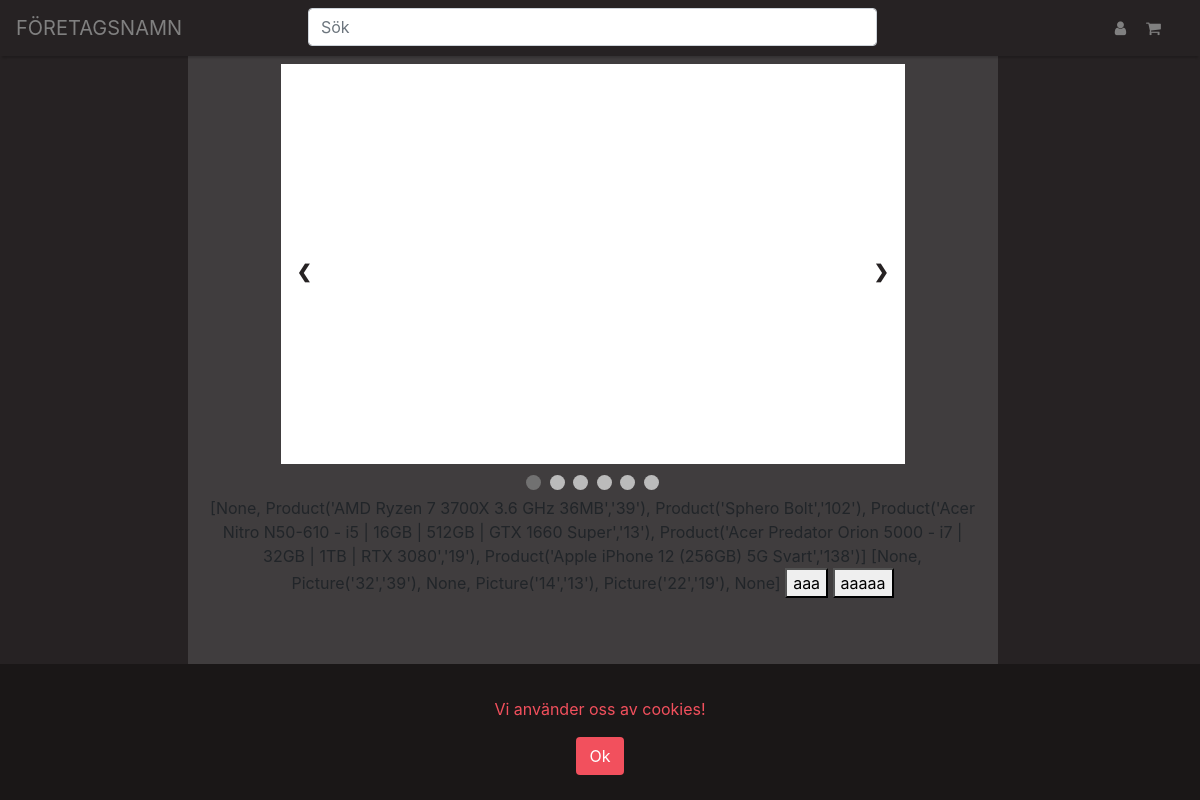
The page /start on the database its author committed.
### my_server/models.py (models this page shows, shortened)
class Product(db.Model):
    id = db.Column(db.Integer, primary_key=True)
    name = db.Column(db.String(120), nullable=False)
    description = db.Column(db.Text, nullable=False)
    stock = db.Column(db.Integer, nullable=False)
    category = db.Column(db.Integer, db.ForeignKey('category.id'), nullable=False)
    price = db.Column(db.Integer, nullable=False)
    pictures = db.relationship('Picture', backref='product', lazy=True)
    def __repr__(self):
        return f"Product('{self.name}','{self.id}')"

class Picture(db.Model):
    id = db.Column(db.Integer, primary_key=True)
    product_id = db.Column(db.Integer, db.ForeignKey('product.id'), nullable=False)
    filepath = db.Column(db.String(20), nullable=False, default='default.jpg')
    def __repr__(self):
        return f"Picture('{self.id}','{self.product_id}')"

### my_server/main/routes.py (the view)
@main.route('/')
@main.route('/index')
@main.route('/home')
@main.route('/start')
def start():
    products_id = []
    products = []
    pictures = []
    for i in range(6):
        products_id.append(randint(1,Product.query.count()))
    for id in products_id:
        products.append(Product.query.filter_by(id=id).first())
        pictures.append(Picture.query.filter_by(product_id=id).first())
    return rt('index.html',products=products,pictures=pictures)

### my_server/templates/index.html (shortened to what this page needs)
{% extends 'base.html'%}
{% block content %}
    <div class="row">
        <div class="col-sm-12">
            <div class="slideshow-container-start">
                {% for picture in pictures %}
                    <div class="mySlides2 center">
                    </div>
                {% endfor %}
                <a class="prev" onclick="plusSlides(-1)">&#10094;</a>
                <a class="next" onclick="plusSlides(1)">&#10095;</a>
            </div>
            <div style="text-align:center">
                {% for i in range(pictures|length)%}
                <span class="dot" onclick="currentSlide({{i+1}})"></span>
                {%endfor%}
            </div>
        </div>
    </div>
    {{products}}
    {{pictures}}
    <button onclick="startCookie(true)">aaa</button>
    <button onclick="getProducts(currentCookie)">aaaaa</button>
{% endblock %}

### my_server/static/style.css (style rules this page uses)
.prev, .next { cursor: pointer; position: absolute; top: 50%; width: auto; margin-top: -22px; padding: 16px; font-weight: bold; color: #262223; font-size: 18px; transition: 0.6s ease; border-radius: 0 3px 3px 0; user-select: none; }
.next { right: 0; border-radius: 3px 0 0 3px; }
.prev { left: 0; border-radius: 3px 0 0 3px; }
.dot { cursor: pointer; height: 15px; width: 15px; margin: 0 2px; background-color: #bbb; border-radius: 50%; display: inline-block; transition: background-color 0.6s ease; }
.active, .dot:hover { background-color: #717171; }
.slideshow-container-start { width: 80%; height: 50vh; position: relative; margin: auto; background-color: white; margin-top: 1vh; margin-bottom: 1vh; }
.center { margin: 0; position: absolute; top: 50%; left: 50%; -ms-transform: translate(-50%, -50%); transform: translate(-50%, -50%); width: 100%; }
.mySlides2 { display: none; }

### rows shown on the page
Product: name+id "[None, Product('AMD Ryzen 7 3700X 3.6 GHz 36MB','39'), Product('Sphero Bolt','102'), Product('Acer Nitro N50-610 - i5 | 16GB | 512GB | GTX 1660 Super','13'), Product('Acer Predator Orion 5000 - i7 | 32GB | 1TB | RTX 3080','19'), Product('Apple iPhone 12 (256GB) 5G Svart','138')]"
Picture: id+product "[None, Picture('32','39'), None, Picture('14','13'), Picture('22','19'), None]"
